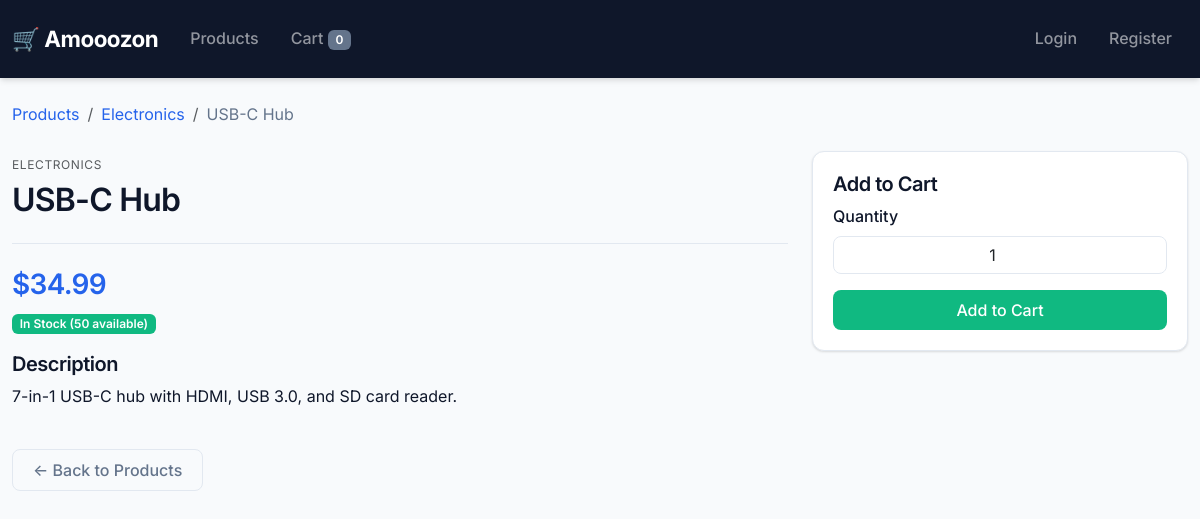
The app's page /product/usb-c-hub/ with its own data.
### shop/models.py (models this page shows, shortened)
class Product(models.Model):
    category = models.ForeignKey(
        Category,
        on_delete=models.CASCADE,
        related_name='products'
    )
    name = models.CharField(max_length=200)
    slug = models.SlugField(unique=True)
    description = models.TextField(blank=True)
    price = models.DecimalField(max_digits=10, decimal_places=2)
    inventory = models.PositiveIntegerField(default=0)
    created = models.DateTimeField(auto_now_add=True)
    updated = models.DateTimeField(auto_now=True)
    class Meta:
        ordering = ['name']

class Category(models.Model):
    name = models.CharField(max_length=200)
    slug = models.SlugField(unique=True)
    class Meta:
        verbose_name_plural = 'Categories'
        ordering = ['name']
    def get_absolute_url(self):
        return reverse('shop:category_list', args=[self.slug])

### shop/views.py (the view)
# urls.py: path('product/<slug:slug>/', views.product_detail, name='product_detail'),
def product_detail(request, slug):
    product = get_object_or_404(Product, slug=slug)
    return render(request, 'shop/product_detail.html', {
        'product': product,
    })

### shop/cart.py (called while the page is built)
    def __len__(self):
        return sum(item['quantity'] for item in self.cart.values())

### shop/context_processors.py (called while the page is built)
def cart_counter(request):
    cart = Cart(request)
    return {'cart_count': len(cart)}

### shop/templates/shop/product_detail.html (shortened to what this page needs)
{% extends 'shop/base.html' %}
{% block content %}
<nav aria-label="breadcrumb">
    <ol class="breadcrumb">
        <li class="breadcrumb-item"><a href="{% url 'shop:product_list' %}">Products</a></li>
        <li class="breadcrumb-item"><a href="{{ product.category.get_absolute_url }}">{{ product.category.name }}</a></li>
        <li class="breadcrumb-item active">{{ product.name }}</li>
    </ol>
</nav>
<div class="row">
    <div class="col-md-8">
        <span class="text-uppercase small text-muted" style="font-size: 0.75rem; letter-spacing: 0.05em;">{{ product.category.name }}</span>
        <h1 class="mt-1 mb-3">{{ product.name }}</h1>
        <hr>
        <h3 class="text-primary">${{ product.price }}</h3>
        <p>
            {% if product.inventory > 0 %}
                <span class="badge bg-success">In Stock ({{ product.inventory }} available)</span>
            {% else %}
                <span class="badge bg-danger">Out of Stock</span>
            {% endif %}
        </p>
        <h5>Description</h5>
        <p>{{ product.description|default:"No description available." }}</p>
    </div>
    <div class="col-md-4">
        <div class="card">
            <div class="card-body">
                <h5 class="card-title">Add to Cart</h5>
                {% if product.inventory > 0 %}
                    <form action="{% url 'shop:cart_add' product.id %}" method="post">
                        <div class="mb-3">
                            <label for="quantity" class="form-label">Quantity</label>
                            <input type="number" class="form-control" name="quantity"
                                   id="quantity" value="1" min="1" max="{{ product.inventory }}">
                        </div>
                        <button type="submit" class="btn btn-success w-100">Add to Cart</button>
                    </form>
                {% else %}
                    <p class="text-danger">This product is currently out of stock.</p>
                {% endif %}
            </div>
        </div>
    </div>
</div>
<div class="mt-4">
    <a href="{% url 'shop:product_list' %}" class="btn btn-outline-secondary">← Back to Products</a>
</div>
{% endblock %}

### shop/templates/shop/base.html (style rules this page uses)
:root { --primary: #2563eb; --primary-dark: #1d4ed8; --secondary: #64748b; --accent: #0ea5e9; --success: #10b981; --danger: #ef4444; --light: #f8fafc; --dark: #0f172a; --border: #e2e8f0; --shadow: 0 1px 3px rgba(0,0,0,0.08), 0 1px 2px rgba(0,0,0,0.06); --shadow-md: 0 4px 6px -1px rgba(0,0,0,0.1), 0 2px 4px -1px rgba(0,0,0,0.06); --shadow-lg: 0 10px 15px -3px rgba(0,0,0,0.1), 0 4px 6px -2px rgba(0,0,0,0.05); --radius: 0.5rem; --radius-lg: 0.75rem; }
* { box-sizing: border-box; }
body { font-family: 'Inter', -apple-system, BlinkMacSystemFont, sans-serif; background: var(--light); color: var(--dark); line-height: 1.6; }
.badge { font-weight: 600; padding: 0.35em 0.65em; }
.card { border: 1px solid var(--border); border-radius: var(--radius-lg); box-shadow: var(--shadow); transition: all 0.2s ease; overflow: hidden; }
.card-body { padding: 1.25rem; }
.card-title { font-weight: 600; color: var(--dark); margin-bottom: 0.5rem; }
.btn { font-weight: 500; padding: 0.5rem 1.25rem; border-radius: var(--radius); transition: all 0.2s ease; border: none; }
.btn-success { background: var(--success); }
.btn-outline-secondary { border: 1px solid var(--border); color: var(--secondary); }
.form-control { border: 1px solid var(--border); border-radius: var(--radius); padding: 0.625rem 0.875rem; transition: all 0.2s ease; }
.form-label { font-weight: 500; color: var(--dark); margin-bottom: 0.375rem; }
.badge.bg-success { background: var(--success) !important; }
.breadcrumb { background: transparent; padding: 0; margin-bottom: 1.5rem; }
.breadcrumb-item a { color: var(--primary); text-decoration: none; }
.breadcrumb-item.active { color: var(--secondary); }
h1, h2, h3, h4, h5, h6 { font-weight: 600; color: var(--dark); letter-spacing: -0.025em; }
h1 { font-size: 2rem; }
a { color: var(--primary); text-decoration: none; transition: color 0.15s ease; }
.text-primary { color: var(--primary) !important; }
hr { border-color: var(--border); opacity: 1; margin: 1.5rem 0; }
input[type="number"] { border: 1px solid var(--border); border-radius: var(--radius); padding: 0.375rem 0.5rem; text-align: center; }
body { min-height: 100vh; }
* { transition-property: background-color, border-color, color, fill, stroke, opacity, box-shadow, transform; transition-timing-function: cubic-bezier(0.4, 0, 0.2, 1); transition-duration: 150ms; }

### records on screen
Product: category.name "Electronics", name "USB-C Hub", category.name "ELECTRONICS", price "34.99", inventory "50", description "7-in-1 USB-C hub with HDMI, USB 3.0, and SD card reader."

### other values on screen
{{ cart_count }} "0"
